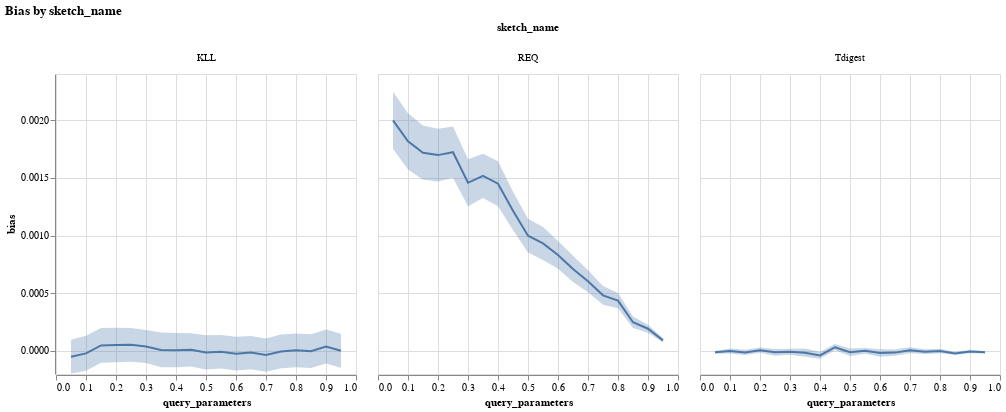

Notebook source saved alongside this figure:
### Code cell
(chart, raw_aggdat) = plotBias(dat[dat['query'] == 'quantile'], x='query_parameters', column='sketch_name', unit=None,
                               normalize_by='sketch_size', normalize_by_sqrt=False)
chart.configure_view(continuousWidth=300)

### Figure 1 — Vega-Lite specification as saved in the notebook (floating-point values rounded to 4 significant figures)
{"config": {"view": {"continuousWidth": 300, "continuousHeight": 300}}, "data": {"name": "data-bc3b4a2759842d0c61d5eab6549b00f7"}, "facet": {"column": {"type": "nominal", "field": "sketch_name"}}, "spec": {"layer": [{"mark": "line", "encoding": {"x": {"type": "quantitative", "field": "query_parameters"}, "y": {"type": "quantitative", "field": "bias", "title": "bias"}}}, {"mark": {"type": "area", "opacity": 0.3}, "encoding": {"x": {"type": "quantitative", "field": "query_parameters"}, "y": {"type": "quantitative", "field": "bias_lower95", "title": "bias"}, "y2": {"field": "bias_upper95"}}}]}, "title": "Bias by sketch_name", "$schema": "https://vega.github.io/schema/vega-lite/v4.8.1.json", "datasets": {"data-bc3b4a2759842d0c61d5eab6549b00f7": [{"query_parameters": 0.05, "sketch_name": "KLL", "bias": -4.962e-05, "std": 0.00217, "rmse": 0.4605, "q5": -0.003188, "q25": -0.0007814, "q75": 0.0007353, "q95": 0.003054, "size": 1360.0, "size_bytes": 10880.0, "count": 45000, "var_expectation": 6.333e-09, "expected_var": 9.918e-08, "count_by_seed": 20, "var_bias": 5.553e-09, "bias_lower95": -0.0001957, "bias_upper95": 9.644e-05}, {"query_parameters": 0.05, "sketch_name": "REQ", "bias": 0.001998, "std": 0.003512, "rmse": 0.8572, "q5": -0.001862, "q25": 0.0001543, "q75": 0.003082, "q95": 0.008782, "size": 3434.0, "size_bytes": 27470.0, "count": 45000, "var_expectation": 4.327e-08, "expected_var": 2.592e-07, "count_by_seed": 20, "var_bias": 1.592e-08, "bias_lower95": 0.001751, "bias_upper95": 0.002246}, {"query_parameters": 0.05, "sketch_name": "Tdigest", "bias": -1.246e-05, "std": 5.798e-05, "rmse": 0.01249, "q5": -0.0001092, "q25": -4.298e-05, "q75": 2.086e-05, "q95": 7.686e-05, "size": 961.4, "size_bytes": 15380.0, "count": 44335, "var_expectation": 6.146e-10, "expected_var": 5.835e-11, "count_by_seed": 20, "var_bias": 3.542e-11, "bias_lower95": -2.412e-05, "bias_upper95": -7.915e-07}, {"query_parameters": 0.1, "sketch_name": "KLL", "bias": -2.113e-05, "std": 0.002219, "rmse": 0.4708, "q5": -0.003234, "q25": -0.0007792, "q75": 0.0007746, "q95": 0.00316, "size": 1360.0, "size_bytes": 10880.0, "count": 45000, "var_expectation": 1.028e-08, "expected_var": 1.037e-07, "count_by_seed": 20, "var_bias": 5.997e-09, "bias_lower95": -0.0001729, "bias_upper95": 0.0001306}, {"query_parameters": 0.1, "sketch_name": "REQ", "bias": 0.001816, "std": 0.003372, "rmse": 0.8125, "q5": -0.002128, "q25": 8.504e-05, "q75": 0.002825, "q95": 0.008292, "size": 3434.0, "size_bytes": 27470.0, "count": 45000, "var_expectation": 5.4e-08, "expected_var": 2.386e-07, "count_by_seed": 20, "var_bias": 1.54e-08, "bias_lower95": 0.001573, "bias_upper95": 0.00206}, {"query_parameters": 0.1, "sketch_name": "Tdigest", "bias": -1.136e-06, "std": 8.482e-05, "rmse": 0.01786, "q5": -0.0001176, "q25": -4.789e-05, "q75": 4.205e-05, "q95": 0.0001369, "size": 961.4, "size_bytes": 15380.0, "count": 44335, "var_expectation": 2.192e-09, "expected_var": 1.064e-10, "count_by_seed": 20, "var_bias": 1.21e-10, "bias_lower95": -2.269e-05, "bias_upper95": 2.042e-05}, {"query_parameters": 0.15, "sketch_name": "KLL", "bias": 4.732e-05, "std": 0.002204, "rmse": 0.4677, "q5": -0.003073, "q25": -0.0007615, "q75": 0.0007758, "q95": 0.003344, "size": 1360.0, "size_bytes": 10880.0, "count": 45000, "var_expectation": 9.997e-09, "expected_var": 1.023e-07, "count_by_seed": 20, "var_bias": 5.908e-09, "bias_lower95": -0.0001033, "bias_upper95": 0.000198}, {"query_parameters": 0.15, "sketch_name": "REQ", "bias": 0.001718, "std": 0.003294, "rmse": 0.7881, "q5": -0.001826, "q25": 3.478e-05, "q75": 0.002616, "q95": 0.007955, "size": 3434.0, "size_bytes": 27470.0, "count": 45000, "var_expectation": 4.537e-08, "expected_var": 2.279e-07, "count_by_seed": 20, "var_bias": 1.438e-08, "bias_lower95": 0.001483, "bias_upper95": 0.001953}, {"query_parameters": 0.15, "sketch_name": "Tdigest", "bias": -1.289e-05, "std": 0.0001096, "rmse": 0.02324, "q5": -0.0002015, "q25": -6.241e-05, "q75": 4.245e-05, "q95": 0.0001629, "size": 961.4, "size_bytes": 15380.0, "count": 44335, "var_expectation": 2.301e-09, "expected_var": 2.066e-10, "count_by_seed": 20, "var_bias": 1.32e-10, "bias_lower95": -3.541e-05, "bias_upper95": 9.623e-06}, {"query_parameters": 0.2, "sketch_name": "KLL", "bias": 5.09e-05, "std": 0.002192, "rmse": 0.4651, "q5": -0.002937, "q25": -0.0007281, "q75": 0.000767, "q95": 0.003293, "size": 1360.0, "size_bytes": 10880.0, "count": 45000, "var_expectation": 8.66e-09, "expected_var": 1.011e-07, "count_by_seed": 20, "var_bias": 5.779e-09, "bias_lower95": -9.81e-05, "bias_upper95": 0.0001999}, {"query_parameters": 0.2, "sketch_name": "REQ", "bias": 0.001697, "std": 0.003311, "rmse": 0.7893, "q5": -0.001976, "q25": 0.0001017, "q75": 0.002656, "q95": 0.007768, "size": 3434.0, "size_bytes": 27470.0, "count": 45000, "var_expectation": 2.897e-08, "expected_var": 2.306e-07, "count_by_seed": 20, "var_bias": 1.366e-08, "bias_lower95": 0.001468, "bias_upper95": 0.001926}, {"query_parameters": 0.2, "sketch_name": "Tdigest", "bias": 6.767e-06, "std": 0.0001083, "rmse": 0.02285, "q5": -0.0001561, "q25": -4.393e-05, "q75": 5.465e-05, "q95": 0.0001517, "size": 961.4, "size_bytes": 15380.0, "count": 44335, "var_expectation": 2.301e-09, "expected_var": 1.991e-10, "count_by_seed": 20, "var_bias": 1.316e-10, "bias_lower95": -1.572e-05, "bias_upper95": 2.925e-05}, {"query_parameters": 0.25, "sketch_name": "KLL", "bias": 5.333e-05, "std": 0.002185, "rmse": 0.4637, "q5": -0.003057, "q25": -0.0007339, "q75": 0.0008053, "q95": 0.003244, "size": 1360.0, "size_bytes": 10880.0, "count": 45000, "var_expectation": 5.057e-09, "expected_var": 1.006e-07, "count_by_seed": 20, "var_bias": 5.561e-09, "bias_lower95": -9.283e-05, "bias_upper95": 0.0001995}, {"query_parameters": 0.25, "sketch_name": "REQ", "bias": 0.001722, "std": 0.003205, "rmse": 0.7717, "q5": -0.001795, "q25": 0.0001135, "q75": 0.002548, "q95": 0.0077, "size": 3434.0, "size_bytes": 27470.0, "count": 45000, "var_expectation": 2.846e-08, "expected_var": 2.159e-07, "count_by_seed": 20, "var_bias": 1.286e-08, "bias_lower95": 0.0015, "bias_upper95": 0.001944}, {"query_parameters": 0.25, "sketch_name": "Tdigest", "bias": -1.176e-05, "std": 0.0001156, "rmse": 0.02447, "q5": -0.0001747, "q25": -6.907e-05, "q75": 3.884e-05, "q95": 0.0001643, "size": 961.4, "size_bytes": 15380.0, "count": 44335, "var_expectation": 3.99e-09, "expected_var": 1.992e-10, "count_by_seed": 20, "var_bias": 2.205e-10, "bias_lower95": -4.087e-05, "bias_upper95": 1.734e-05}, {"query_parameters": 0.3, "sketch_name": "KLL", "bias": 3.883e-05, "std": 0.002165, "rmse": 0.4594, "q5": -0.00306, "q25": -0.000741, "q75": 0.0007732, "q95": 0.003247, "size": 1360.0, "size_bytes": 10880.0, "count": 45000, "var_expectation": 3.14e-09, "expected_var": 9.878e-08, "count_by_seed": 20, "var_bias": 5.364e-09, "bias_lower95": -0.0001047, "bias_upper95": 0.0001824}, {"query_parameters": 0.3, "sketch_name": "REQ", "bias": 0.001457, "std": 0.002954, "rmse": 0.6986, "q5": -0.002079, "q25": 6.462e-05, "q75": 0.002302, "q95": 0.006966, "size": 3434.0, "size_bytes": 27470.0, "count": 45000, "var_expectation": 2.067e-08, "expected_var": 1.835e-07, "count_by_seed": 20, "var_bias": 1.075e-08, "bias_lower95": 0.001254, "bias_upper95": 0.00166}, {"query_parameters": 0.3, "sketch_name": "Tdigest", "bias": -7.363e-06, "std": 0.0001142, "rmse": 0.02409, "q5": -0.0001903, "q25": -7.081e-05, "q75": 5.269e-05, "q95": 0.0001696, "size": 961.4, "size_bytes": 15380.0, "count": 44335, "var_expectation": 3.009e-09, "expected_var": 2.132e-10, "count_by_seed": 20, "var_bias": 1.696e-10, "bias_lower95": -3.289e-05, "bias_upper95": 1.816e-05}, {"query_parameters": 0.35, "sketch_name": "KLL", "bias": 8.982e-06, "std": 0.002214, "rmse": 0.4697, "q5": -0.003122, "q25": -0.0007888, "q75": 0.0007688, "q95": 0.003264, "size": 1360.0, "size_bytes": 10880.0, "count": 45000, "var_expectation": 8.008e-09, "expected_var": 1.032e-07, "count_by_seed": 20, "var_bias": 5.854e-09, "bias_lower95": -0.000141, "bias_upper95": 0.0001589}, {"query_parameters": 0.35, "sketch_name": "REQ", "bias": 0.001518, "std": 0.002804, "rmse": 0.6763, "q5": -0.001639, "q25": 0.0001169, "q75": 0.002282, "q95": 0.006922, "size": 3434.0, "size_bytes": 27470.0, "count": 45000, "var_expectation": 1.632e-08, "expected_var": 1.654e-07, "count_by_seed": 20, "var_bias": 9.566e-09, "bias_lower95": 0.001326, "bias_upper95": 0.001709}, {"query_parameters": 0.35, "sketch_name": "Tdigest", "bias": -1.539e-05, "std": 0.0001368, "rmse": 0.02898, "q5": -0.000222, "q25": -8.644e-05, "q75": 5.019e-05, "q95": 0.0001831, "size": 961.4, "size_bytes": 15380.0, "count": 44335, "var_expectation": 6.142e-09, "expected_var": 2.67e-10, "count_by_seed": 20, "var_bias": 3.373e-10, "bias_lower95": -5.139e-05, "bias_upper95": 2.061e-05}, {"query_parameters": 0.4, "sketch_name": "KLL", "bias": 6.313e-06, "std": 0.002205, "rmse": 0.4676, "q5": -0.003122, "q25": -0.0007996, "q75": 0.0007649, "q95": 0.003206, "size": 1360.0, "size_bytes": 10880.0, "count": 45000, "var_expectation": 7.11e-09, "expected_var": 1.023e-07, "count_by_seed": 20, "var_bias": 5.76e-09, "bias_lower95": -0.0001424, "bias_upper95": 0.0001551}, {"query_parameters": 0.4, "sketch_name": "REQ", "bias": 0.001449, "std": 0.002811, "rmse": 0.6709, "q5": -0.001576, "q25": 4.47e-05, "q75": 0.002201, "q95": 0.006582, "size": 3434.0, "size_bytes": 27470.0, "count": 45000, "var_expectation": 2.301e-08, "expected_var": 1.662e-07, "count_by_seed": 20, "var_bias": 9.956e-09, "bias_lower95": 0.001254, "bias_upper95": 0.001645}, {"query_parameters": 0.4, "sketch_name": "Tdigest", "bias": -3.916e-05, "std": 0.0001424, "rmse": 0.03109, "q5": -0.0002661, "q25": -9.875e-05, "q75": 3.462e-05, "q95": 0.0001683, "size": 961.4, "size_bytes": 15380.0, "count": 44335, "var_expectation": 3.757e-09, "expected_var": 3.508e-10, "count_by_seed": 20, "var_bias": 2.162e-10, "bias_lower95": -6.798e-05, "bias_upper95": -1.034e-05}, {"query_parameters": 0.45, "sketch_name": "KLL", "bias": 9.704e-06, "std": 0.002136, "rmse": 0.4532, "q5": -0.003012, "q25": -0.0007179, "q75": 0.0007487, "q95": 0.003066, "size": 1360.0, "size_bytes": 10880.0, "count": 45000, "var_expectation": 6.266e-09, "expected_var": 9.611e-08, "count_by_seed": 20, "var_bias": 5.388e-09, "bias_lower95": -0.0001342, "bias_upper95": 0.0001536}, {"query_parameters": 0.45, "sketch_name": "REQ", "bias": 0.001214, "std": 0.002451, "rmse": 0.5803, "q5": -0.00138, "q25": 3.677e-05, "q75": 0.001895, "q95": 0.005609, "size": 3434.0, "size_bytes": 27470.0, "count": 45000, "var_expectation": 8.78e-09, "expected_var": 1.265e-07, "count_by_seed": 20, "var_bias": 7.121e-09, "bias_lower95": 0.001049, "bias_upper95": 0.00138}, {"query_parameters": 0.45, "sketch_name": "Tdigest", "bias": 3.188e-05, "std": 0.0001199, "rmse": 0.02612, "q5": -0.0001453, "q25": -3.98e-05, "q75": 9.588e-05, "q95": 0.0002413, "size": 961.4, "size_bytes": 15380.0, "count": 44335, "var_expectation": 3.396e-09, "expected_var": 2.331e-10, "count_by_seed": 20, "var_bias": 1.91e-10, "bias_lower95": 4.788e-06, "bias_upper95": 5.896e-05}, {"query_parameters": 0.5, "sketch_name": "KLL", "bias": -1.305e-05, "std": 0.002212, "rmse": 0.4692, "q5": -0.003167, "q25": -0.0007718, "q75": 0.0007402, "q95": 0.003127, "size": 1360.0, "size_bytes": 10880.0, "count": 45000, "var_expectation": 5.886e-09, "expected_var": 1.03e-07, "count_by_seed": 20, "var_bias": 5.732e-09, "bias_lower95": -0.0001614, "bias_upper95": 0.0001353}, {"query_parameters": 0.5, "sketch_name": "REQ", "bias": 0.0009986, "std": 0.002121, "rmse": 0.4972, "q5": -0.001568, "q25": 2.231e-09, "q75": 0.001686, "q95": 0.004789, "size": 3434.0, "size_bytes": 27470.0, "count": 45000, "var_expectation": 1.174e-08, "expected_var": 9.457e-08, "count_by_seed": 20, "var_bias": 5.595e-09, "bias_lower95": 0.0008519, "bias_upper95": 0.001145}, {"query_parameters": 0.5, "sketch_name": "Tdigest", "bias": -1.125e-05, "std": 0.0001409, "rmse": 0.02975, "q5": -0.0002214, "q25": -9.268e-05, "q75": 5.74e-05, "q95": 0.0002342, "size": 961.4, "size_bytes": 15380.0, "count": 44335, "var_expectation": 4.992e-09, "expected_var": 3.158e-10, "count_by_seed": 20, "var_bias": 2.793e-10, "bias_lower95": -4.401e-05, "bias_upper95": 2.151e-05}, {"query_parameters": 0.55, "sketch_name": "KLL", "bias": -7.603e-06, "std": 0.002182, "rmse": 0.4628, "q5": -0.003202, "q25": -0.0007803, "q75": 0.0007995, "q95": 0.003156, "size": 1360.0, "size_bytes": 10880.0, "count": 45000, "var_expectation": 3.167e-09, "expected_var": 1.003e-07, "count_by_seed": 20, "var_bias": 5.445e-09, "bias_lower95": -0.0001522, "bias_upper95": 0.000137}, {"query_parameters": 0.55, "sketch_name": "REQ", "bias": 0.000932, "std": 0.002052, "rmse": 0.4781, "q5": -0.001508, "q25": -9.858e-06, "q75": 0.001523, "q95": 0.004578, "size": 3434.0, "size_bytes": 27470.0, "count": 45000, "var_expectation": 1.258e-08, "expected_var": 8.853e-08, "count_by_seed": 20, "var_bias": 5.322e-09, "bias_lower95": 0.000789, "bias_upper95": 0.001075}, {"query_parameters": 0.55, "sketch_name": "Tdigest", "bias": 7.825e-07, "std": 0.0001406, "rmse": 0.0296, "q5": -0.0002441, "q25": -5.327e-05, "q75": 6.763e-05, "q95": 0.0002083, "size": 961.4, "size_bytes": 15380.0, "count": 44335, "var_expectation": 2.778e-09, "expected_var": 3.607e-10, "count_by_seed": 20, "var_bias": 1.652e-10, "bias_lower95": -2.441e-05, "bias_upper95": 2.597e-05}, {"query_parameters": 0.6, "sketch_name": "KLL", "bias": -2.395e-05, "std": 0.002175, "rmse": 0.4614, "q5": -0.003123, "q25": -0.0007693, "q75": 0.0007519, "q95": 0.003067, "size": 1360.0, "size_bytes": 10880.0, "count": 45000, "var_expectation": 6.966e-09, "expected_var": 9.959e-08, "count_by_seed": 20, "var_bias": 5.608e-09, "bias_lower95": -0.0001707, "bias_upper95": 0.0001228}, {"query_parameters": 0.6, "sketch_name": "REQ", "bias": 0.0008322, "std": 0.001792, "rmse": 0.4191, "q5": -0.001253, "q25": -2.402e-08, "q75": 0.001345, "q95": 0.004144, "size": 3434.0, "size_bytes": 27470.0, "count": 45000, "var_expectation": 4.548e-09, "expected_var": 6.762e-08, "count_by_seed": 20, "var_bias": 3.799e-09, "bias_lower95": 0.0007114, "bias_upper95": 0.000953}, {"query_parameters": 0.6, "sketch_name": "Tdigest", "bias": -1.852e-05, "std": 0.0001308, "rmse": 0.02781, "q5": -0.0002157, "q25": -7.428e-05, "q75": 4.945e-05, "q95": 0.000154, "size": 961.4, "size_bytes": 15380.0, "count": 44335, "var_expectation": 5.093e-09, "expected_var": 2.553e-10, "count_by_seed": 20, "var_bias": 2.815e-10, "bias_lower95": -5.141e-05, "bias_upper95": 1.436e-05}, {"query_parameters": 0.65, "sketch_name": "KLL", "bias": -1.456e-05, "std": 0.002157, "rmse": 0.4575, "q5": -0.003161, "q25": -0.0007519, "q75": 0.0007349, "q95": 0.003107, "size": 1360.0, "size_bytes": 10880.0, "count": 45000, "var_expectation": 5.448e-09, "expected_var": 9.798e-08, "count_by_seed": 20, "var_bias": 5.443e-09, "bias_lower95": -0.0001592, "bias_upper95": 0.0001301}, {"query_parameters": 0.65, "sketch_name": "REQ", "bias": 0.0007106, "std": 0.001665, "rmse": 0.3841, "q5": -0.001244, "q25": -2.767e-05, "q75": 0.001119, "q95": 0.003786, "size": 3434.0, "size_bytes": 27470.0, "count": 45000, "var_expectation": 6.123e-09, "expected_var": 5.836e-08, "count_by_seed": 20, "var_bias": 3.394e-09, "bias_lower95": 0.0005964, "bias_upper95": 0.0008248}, {"query_parameters": 0.65, "sketch_name": "Tdigest", "bias": -1.47e-05, "std": 0.0001394, "rmse": 0.02951, "q5": -0.0002421, "q25": -7.351e-05, "q75": 4.943e-05, "q95": 0.0001971, "size": 961.4, "size_bytes": 15380.0, "count": 44335, "var_expectation": 3.205e-09, "expected_var": 3.448e-10, "count_by_seed": 20, "var_bias": 1.868e-10, "bias_lower95": -4.149e-05, "bias_upper95": 1.208e-05}, {"query_parameters": 0.7, "sketch_name": "KLL", "bias": -3.576e-05, "std": 0.002165, "rmse": 0.4592, "q5": -0.00323, "q25": -0.0007502, "q75": 0.0007462, "q95": 0.003107, "size": 1360.0, "size_bytes": 10880.0, "count": 45000, "var_expectation": 4.555e-09, "expected_var": 9.871e-08, "count_by_seed": 20, "var_bias": 5.435e-09, "bias_lower95": -0.0001803, "bias_upper95": 0.0001087}, {"query_parameters": 0.7, "sketch_name": "REQ", "bias": 0.000604, "std": 0.001357, "rmse": 0.3151, "q5": -0.0009698, "q25": -2.053e-05, "q75": 0.001009, "q95": 0.003087, "size": 3434.0, "size_bytes": 27470.0, "count": 45000, "var_expectation": 6.235e-09, "expected_var": 3.869e-08, "count_by_seed": 20, "var_bias": 2.365e-09, "bias_lower95": 0.0005087, "bias_upper95": 0.0006993}, {"query_parameters": 0.7, "sketch_name": "Tdigest", "bias": 5.819e-06, "std": 0.0001359, "rmse": 0.02863, "q5": -0.0001839, "q25": -6.038e-05, "q75": 5.477e-05, "q95": 0.0002384, "size": 961.4, "size_bytes": 15380.0, "count": 44335, "var_expectation": 3.158e-09, "expected_var": 3.247e-10, "count_by_seed": 20, "var_bias": 1.833e-10, "bias_lower95": -2.072e-05, "bias_upper95": 3.236e-05}, {"query_parameters": 0.75, "sketch_name": "KLL", "bias": -4.595e-06, "std": 0.002205, "rmse": 0.4677, "q5": -0.003188, "q25": -0.0007988, "q75": 0.0007677, "q95": 0.003227, "size": 1360.0, "size_bytes": 10880.0, "count": 45000, "var_expectation": 3.22e-09, "expected_var": 1.024e-07, "count_by_seed": 20, "var_bias": 5.561e-09, "bias_lower95": -0.0001508, "bias_upper95": 0.0001416}, {"query_parameters": 0.75, "sketch_name": "REQ", "bias": 0.0004816, "std": 0.001164, "rmse": 0.2672, "q5": -0.0009156, "q25": -5.374e-05, "q75": 0.0008226, "q95": 0.002616, "size": 3434.0, "size_bytes": 27470.0, "count": 45000, "var_expectation": 3.875e-09, "expected_var": 2.847e-08, "count_by_seed": 20, "var_bias": 1.703e-09, "bias_lower95": 0.0004007, "bias_upper95": 0.0005625}, {"query_parameters": 0.75, "sketch_name": "Tdigest", "bias": -6.538e-06, "std": 0.0001164, "rmse": 0.02455, "q5": -0.0001727, "q25": -6.628e-05, "q75": 5.284e-05, "q95": 0.00017, "size": 961.4, "size_bytes": 15380.0, "count": 44335, "var_expectation": 1.951e-09, "expected_var": 2.464e-10, "count_by_seed": 20, "var_bias": 1.156e-10, "bias_lower95": -2.761e-05, "bias_upper95": 1.454e-05}, {"query_parameters": 0.8, "sketch_name": "KLL", "bias": 4.739e-06, "std": 0.002148, "rmse": 0.4556, "q5": -0.003116, "q25": -0.0007851, "q75": 0.0007747, "q95": 0.003157, "size": 1360.0, "size_bytes": 10880.0, "count": 45000, "var_expectation": 8.871e-09, "expected_var": 9.709e-08, "count_by_seed": 20, "var_bias": 5.577e-09, "bias_lower95": -0.0001416, "bias_upper95": 0.0001511}, {"query_parameters": 0.8, "sketch_name": "REQ", "bias": 0.000436, "std": 0.0009554, "rmse": 0.2228, "q5": -0.0006447, "q25": -9.946e-06, "q75": 0.0006922, "q95": 0.00223, "size": 3434.0, "size_bytes": 27470.0, "count": 45000, "var_expectation": 1.798e-09, "expected_var": 1.921e-08, "count_by_seed": 20, "var_bias": 1.106e-09, "bias_lower95": 0.0003709, "bias_upper95": 0.0005012}, {"query_parameters": 0.8, "sketch_name": "Tdigest", "bias": 1.478e-07, "std": 9.7e-05, "rmse": 0.02042, "q5": -0.0001431, "q25": -5.184e-05, "q75": 4.876e-05, "q95": 0.000155, "size": 961.4, "size_bytes": 15380.0, "count": 44335, "var_expectation": 1.721e-09, "expected_var": 1.634e-10, "count_by_seed": 20, "var_bias": 9.919e-11, "bias_lower95": -1.937e-05, "bias_upper95": 1.967e-05}, {"query_parameters": 0.85, "sketch_name": "KLL", "bias": -2.427e-06, "std": 0.002166, "rmse": 0.4595, "q5": -0.003138, "q25": -0.0007534, "q75": 0.0007461, "q95": 0.00308, "size": 1360.0, "size_bytes": 10880.0, "count": 45000, "var_expectation": 6.411e-09, "expected_var": 9.88e-08, "count_by_seed": 20, "var_bias": 5.538e-09, "bias_lower95": -0.0001483, "bias_upper95": 0.0001434}, {"query_parameters": 0.85, "sketch_name": "REQ", "bias": 0.0002483, "std": 0.000722, "rmse": 0.1619, "q5": -0.0005941, "q25": -4.542e-05, "q75": 0.0004395, "q95": 0.001532, "size": 3434.0, "size_bytes": 27470.0, "count": 45000, "var_expectation": 1.142e-09, "expected_var": 1.097e-08, "count_by_seed": 20, "var_bias": 6.373e-10, "bias_lower95": 0.0001988, "bias_upper95": 0.0002977}, {"query_parameters": 0.85, "sketch_name": "Tdigest", "bias": -2.158e-05, "std": 8.271e-05, "rmse": 0.018, "q5": -0.0001645, "q25": -6.276e-05, "q75": 1.978e-05, "q95": 0.0001103, "size": 961.4, "size_bytes": 15380.0, "count": 44335, "var_expectation": 5.418e-10, "expected_var": 1.339e-10, "count_by_seed": 20, "var_bias": 3.557e-11, "bias_lower95": -3.327e-05, "bias_upper95": -9.893e-06}, {"query_parameters": 0.9, "sketch_name": "KLL", "bias": 3.89e-05, "std": 0.002174, "rmse": 0.4613, "q5": -0.003045, "q25": -0.0007489, "q75": 0.0007733, "q95": 0.003271, "size": 1360.0, "size_bytes": 10880.0, "count": 45000, "var_expectation": 8.501e-09, "expected_var": 9.952e-08, "count_by_seed": 20, "var_bias": 5.685e-09, "bias_lower95": -0.0001089, "bias_upper95": 0.0001867}, {"query_parameters": 0.9, "sketch_name": "REQ", "bias": 0.0001925, "std": 0.0005084, "rmse": 0.1153, "q5": -0.0003964, "q25": -3.108e-05, "q75": 0.0003125, "q95": 0.001114, "size": 3434.0, "size_bytes": 27470.0, "count": 45000, "var_expectation": 5.374e-10, "expected_var": 5.439e-09, "count_by_seed": 20, "var_bias": 3.145e-10, "bias_lower95": 0.0001578, "bias_upper95": 0.0002273}, {"query_parameters": 0.9, "sketch_name": "Tdigest", "bias": -5.719e-06, "std": 8.094e-05, "rmse": 0.01708, "q5": -0.0001363, "q25": -4.307e-05, "q75": 3.632e-05, "q95": 0.0001019, "size": 961.4, "size_bytes": 15380.0, "count": 44335, "var_expectation": 1.045e-09, "expected_var": 1.17e-10, "count_by_seed": 20, "var_bias": 6.115e-11, "bias_lower95": -2.105e-05, "bias_upper95": 9.608e-06}, {"query_parameters": 0.95, "sketch_name": "KLL", "bias": 1.987e-06, "std": 0.00218, "rmse": 0.4625, "q5": -0.003091, "q25": -0.0007778, "q75": 0.000761, "q95": 0.00317, "size": 1360.0, "size_bytes": 10880.0, "count": 45000, "var_expectation": 6.542e-09, "expected_var": 1.001e-07, "count_by_seed": 20, "var_bias": 5.613e-09, "bias_lower95": -0.0001449, "bias_upper95": 0.0001488}, {"query_parameters": 0.95, "sketch_name": "REQ", "bias": 9.125e-05, "std": 0.0002607, "rmse": 0.05858, "q5": -0.0002142, "q25": -1.107e-05, "q75": 0.000164, "q95": 0.0005517, "size": 3434.0, "size_bytes": 27470.0, "count": 45000, "var_expectation": 2.957e-10, "expected_var": 1.426e-09, "count_by_seed": 20, "var_bias": 9.063e-11, "bias_lower95": 7.259e-05, "bias_upper95": 0.0001099}, {"query_parameters": 0.95, "sketch_name": "Tdigest", "bias": -1.154e-05, "std": 5.986e-05, "rmse": 0.01284, "q5": -0.0001085, "q25": -3.957e-05, "q75": 2.112e-05, "q95": 6.668e-05, "size": 961.4, "size_bytes": 15380.0, "count": 44335, "var_expectation": 5.796e-10, "expected_var": 6.369e-11, "count_by_seed": 20, "var_bias": 3.386e-11, "bias_lower95": -2.294e-05, "bias_upper95": -1.344e-07}]}}
